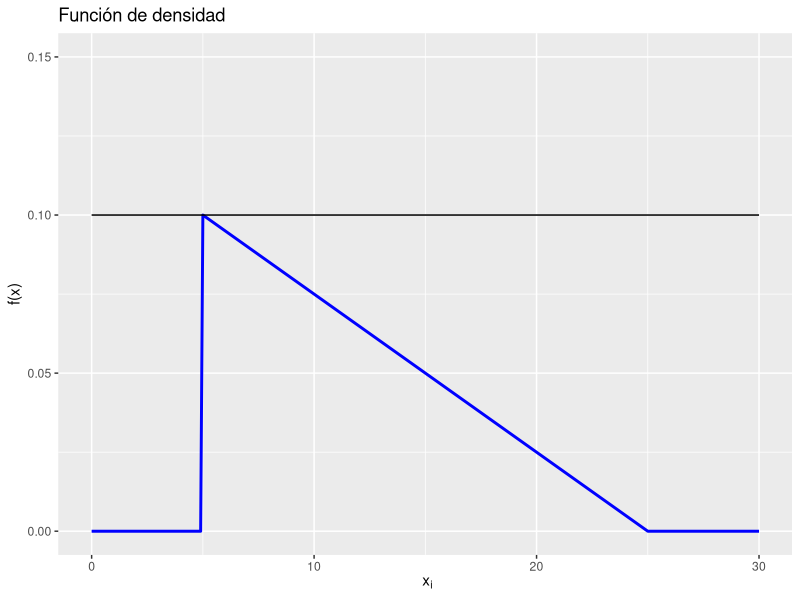

R code for this plot:
## ---- chunk 1
integ <- integrate(function(x) (25-x), 5, 25)$value
integ
## ---- chunk 2
#Función de densidad
f <- function(x) (1/200)*(25-x)
## ---- chunk 3
probabilidad <- integrate(f,20,25)$value
probabilidad
## ---- chunk 4
esperanza <-integrate(function(x) x*f(x),5,25)$value
esperanza
## ---- chunk 5
Ex2<- integrate(function(x) x^2*f(x),5,25)$value
Ex_2 <- esperanza^2
varianza <- Ex2 - Ex_2
varianza
## ---- chunk 6
sigma <- sqrt(varianza)
## ---- chunk 7
k = 200 / (100*sigma - 4*sigma*esperanza)
lim_mayor <- esperanza + sigma*k 
lim_menor <- esperanza - sigma*k

lim_menor
lim_mayor
## ---- chunk 8
# Importamos bibliotecas y datos
library(ggplot2)
## ---- chunk 9
#definimos un intervalo para la representación
intervalos <- 0.1
x_minimo <- 0
x_maximo <- 30
y_minimo <- 0 
y_maximo <- 0.15
x_limites <-c(x_minimo,x_maximo)
y_limites <-c(y_minimo,y_maximo)

#Creamo la lista de intervalos
seq_valores <- seq(x_minimo, x_maximo, by = intervalos)

#Aplicamos función densidad a todo el intervalo
seq_valores_func <- sapply(seq_valores,f)

#Introducimos los ceros en los intervalos fuera del rango definido en los datos(5 -25)
seq_valores_func[((0/intervalos)+1):((5/intervalos))] <- 0
seq_valores_func[((25/intervalos)+1):((30/intervalos)+1)] <- 0

#Creamos DF
valores <- data.frame(valores_x = seq_valores, f_x= seq_valores_func)

#el grafico de la función de densidad
f_densidad <- ggplot(valores, aes(valores_x)) +
  geom_line(aes(y = f_x), colour = "blue", size = 1) +
  lims(x = x_limites, y = y_limites) + 
  ggtitle("Función de densidad") + 
  ylab("f(x)") +  xlab(bquote(~x[i]))

#para la representación del máximo
valor_max <- max(valores$f_x)
valores <- data.frame(valores, max_func = valor_max)

f_densidad + 
  geom_line(aes(y = valores$max_func))

## ---- chunk 10
pos_vmax <- which(valores$f_x == valor_max)
moda <- valores$valores_x[pos_vmax]
moda
## ---- chunk 11
Fx_inv <- function(x)
{
  sol1_pos <- (0.125 + (sqrt(((-0.125)^2) - (4*(0.0025)*(0.5625+x)))))/0.005
  sol2_neg <- (0.125 - (sqrt(((-0.125)^2) - (4*(0.0025)*(0.5625+x)))))/0.005
  Fx_result <- c(sol1_pos, sol2_neg)
  Fx_result
}
## ---- chunk 12
mediana <- sapply(0.5,Fx_inv)
mediana
